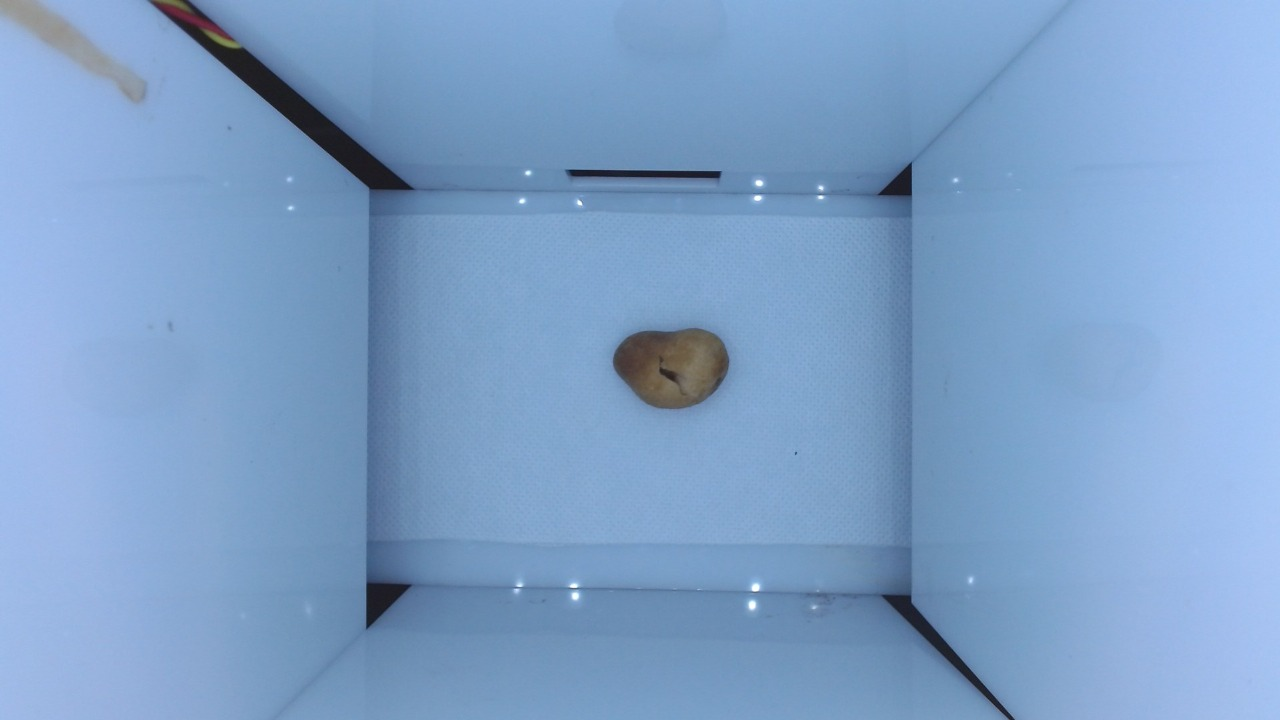
#> input picture API/uploads/test.jpeg, 1280 x 720 px
$ python -i feature_pipeline.py   (imports and definitions only)   (older library calls are emulated)
#> lines starting #> are read from the running program, lines starting #| are printed output that depends on the picture; after the words box and inside, x2 and y2 are one past the last pixel; in counts of white or black regions, pixels touching at a corner belong together
#> in extract_features_from_path, img_bgr is the input picture: shape (720, 1280, 3); mean B, G, R 200.2, 160.2, 126.3
# === API/feature_pipeline.py ===
import cv2
import numpy as np
from skimage.feature import graycomatrix, graycoprops, local_binary_pattern

# ---------------------------------------------------------
# 1. Preprocessing mirip batch_preprocessing.preprocess_mushroom_image
#    (dipakai untuk data baru: kamera / gambar mentah)
# ---------------------------------------------------------
def preprocess_mushroom_image_bgr(
    img_bgr,
    target_size=(256, 256),
    alpha=1.2,
    beta=20,
    lower_hsv=np.array([4, 34, 35]),
    upper_hsv=np.array([25, 255, 255]),
    min_area=500
):
    """
    Preprocessing jamur merang di background putih → segmentasi HSV,
    brightness/contrast, masking, hasil akhir jamur di atas background hitam.
    Input  : img_bgr (array BGR dari cv2 / webcam)
    Output : reconstructed_bgr, mask_filtered
    """
#> called with target_size = (256, 256), alpha = 1.2, beta = 20, lower_hsv = array of shape (3,), upper_hsv = array of shape (3,), min_area = 500
    if img_bgr is None:
        raise ValueError("img_bgr = None")

    # 1. Resize
    img_resized = cv2.resize(img_bgr, target_size)
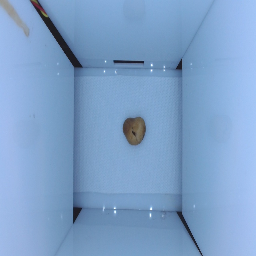
#> img_resized: shape (256, 256, 3); mean B, G, R 200.1, 160.1, 126.3

    # 2. Brightness / Contrast
    img_bright = cv2.convertScaleAbs(img_resized, alpha=alpha, beta=beta)
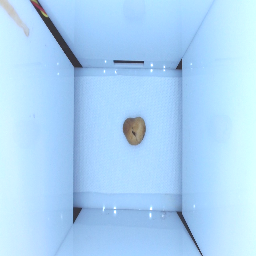
#> img_bright: shape (256, 256, 3); mean B, G, R 245.5, 212.1, 171.5

    # 3. HSV
    img_hsv = cv2.cvtColor(img_bright, cv2.COLOR_BGR2HSV)
#> img_hsv: shape (256, 256, 3); mean H, S, V 102.3, 77.3, 245.7

    # 4. Mask awal (range jamur)
    mask = cv2.inRange(img_hsv, lower_hsv, upper_hsv)
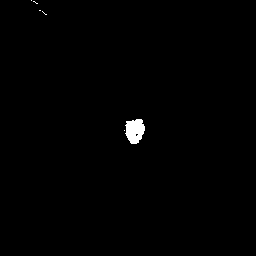
#> mask: shape (256, 256); 0.59% white; 6 white regions (5 under 20 px), largest, box (x1, y1, x2, y2) and area: (125, 119, 145, 144) 373

    # 5. Morphology Closing & Opening
    kernel = np.ones((5, 5), np.uint8)
    mask_closed = cv2.morphologyEx(mask, cv2.MORPH_CLOSE, kernel, iterations=2)
#> mask_closed: shape (256, 256); 0.63% white; 4 white regions (3 under 20 px), largest, box (x1, y1, x2, y2) and area: (124, 119, 145, 144) 387
    mask_opened = cv2.morphologyEx(mask_closed, cv2.MORPH_OPEN, kernel, iterations=1)
#> mask_opened: shape (256, 256); 0.59% white; 1 white region, box (x1, y1, x2, y2) and area: (125, 119, 145, 144) 386

    # 6. Connected Components Filtering (buang noise kecil)
    num_labels, labels, stats, _ = cv2.connectedComponentsWithStats(mask_opened, connectivity=8)
#> num_labels = 2; stats = [[0, 0, 256, 256, 65150], [125, 119, 20, 25, 386]]
    mask_filtered = np.zeros_like(mask_opened)

    for i in range(1, num_labels):
        if stats[i, cv2.CC_STAT_AREA] >= min_area:
            mask_filtered[labels == i] = 255
#> mask_filtered: shape (256, 256); every value is 0

    # 7. Rekonstruksi gambar (jamur saja, background hitam)
    reconstructed_bgr = cv2.bitwise_and(img_bright, img_bright, mask=mask_filtered)
#> reconstructed_bgr: shape (256, 256, 3); every value is 0

    return reconstructed_bgr, mask_filtered


# ---------------------------------------------------------
# 2. Ekstraksi fitur 35D (HARUS sama definisinya dengan Ekstraksi_Fitur.py)
# ---------------------------------------------------------
def extract_features_from_bgr(img_bgr):
    """
    Ekstraksi fitur 35 dimensi dari citra BGR jamur (sudah background hitam).
    Definisi fitur disamakan dengan Ekstraksi_Fitur.py (training).
    Return: features_dict (dict: nama_fitur -> nilai float)
    """
    if img_bgr is None:
        return None

    # Resize ke 256x256 (sama dengan training)
    img = cv2.resize(img_bgr, (256, 256))

    gray = cv2.cvtColor(img, cv2.COLOR_BGR2GRAY)
    hsv = cv2.cvtColor(img, cv2.COLOR_BGR2HSV)

    h, w = gray.shape
#> h = 256; w = 256

    # ===== MASK dari grayscale (gray > 10) + morphologi (training version) =====
    mask = np.where(gray > 10, 255, 0).astype("uint8")

    kernel = np.ones((3, 3), np.uint8)
    mask = cv2.morphologyEx(mask, cv2.MORPH_CLOSE, kernel, iterations=2)
    mask = cv2.morphologyEx(mask, cv2.MORPH_OPEN, kernel, iterations=1)

    # ===== SHAPE FEATURES =====
    contours, _ = cv2.findContours(mask, cv2.RETR_EXTERNAL, cv2.CHAIN_APPROX_SIMPLE)
#> contours = []
    if not contours:
        return None

    cnt = max(contours, key=cv2.contourArea)

    area = float(cv2.contourArea(cnt))
    perimeter = float(cv2.arcLength(cnt, True))
    circularity = (4 * np.pi * area) / (perimeter ** 2) if perimeter > 0 else 0

    x, y, w_box, h_box = cv2.boundingRect(cnt)
    aspect_ratio = w_box / h_box if h_box != 0 else 0

    hull = cv2.convexHull(cnt)
    hull_area = cv2.contourArea(hull)
    solidity = area / hull_area if hull_area > 0 else 0

    rect_area = w_box * h_box
    extent = area / rect_area if rect_area > 0 else 0

    # ===== HSV FEATURES (hanya piksel di area mask) =====
    hsv_pixels = hsv[mask > 0]

    if len(hsv_pixels) > 0:
        mean_h = float(np.mean(hsv_pixels[:, 0]))
        std_h = float(np.std(hsv_pixels[:, 0]))
        mean_s = float(np.mean(hsv_pixels[:, 1]))
        std_s = float(np.std(hsv_pixels[:, 1]))
        mean_v = float(np.mean(hsv_pixels[:, 2]))
        std_v = float(np.std(hsv_pixels[:, 2]))
    else:
        mean_h = std_h = mean_s = std_s = mean_v = std_v = 0.0

    dark_pct = float(np.sum(hsv[:, :, 2] < 50) / (h * w))

    # ===== GLCM FEATURES =====
    gray_masked = cv2.bitwise_and(gray, gray, mask=mask)

    if np.sum(mask) > 200:
        glcm = graycomatrix(
            gray_masked,
            distances=[1],
            angles=[0, np.pi / 4, np.pi / 2, 3 * np.pi / 4],
            levels=256,
            symmetric=True,
            normed=True
        )

        glcm_features = {}
        for i, angle in enumerate(["0", "45", "90", "135"]):
            glcm_features[f"glcm_contrast_{angle}"] = float(graycoprops(glcm, "contrast")[0][i])
            glcm_features[f"glcm_homogeneity_{angle}"] = float(graycoprops(glcm, "homogeneity")[0][i])
            glcm_features[f"glcm_energy_{angle}"] = float(graycoprops(glcm, "energy")[0][i])
    else:
        glcm_features = {k: 0.0 for k in [
            "glcm_contrast_0", "glcm_homogeneity_0", "glcm_energy_0",
            "glcm_contrast_45", "glcm_homogeneity_45", "glcm_energy_45",
            "glcm_contrast_90", "glcm_homogeneity_90", "glcm_energy_90",
            "glcm_contrast_135", "glcm_homogeneity_135", "glcm_energy_135"
        ]}

    # ===== LBP FEATURES =====
    if np.sum(mask) > 200:
        lbp = local_binary_pattern(gray_masked, P=8, R=1, method="uniform")
        lbp_masked = lbp[mask > 0]

        hist, _ = np.histogram(lbp_masked, bins=10, range=(0, 10), density=True)

        lbp_mean = float(np.mean(lbp_masked))
        lbp_std = float(np.std(lbp_masked))
        lbp_entropy = float(-np.sum(hist * np.log2(hist + 1e-10)))
        lbp_energy = float(np.sum(hist ** 2))

        hist_vals = hist[:6].tolist()
    else:
        lbp_mean = lbp_std = lbp_entropy = lbp_energy = 0.0
        hist_vals = [0.0] * 6

    # ===== KOMPILASI DICT FITUR (SAMA DENGAN CSV TRAINING) =====
    features_dict = {
        "area": area,
        "perimeter": perimeter,
        "circularity": circularity,
        "aspect_ratio": aspect_ratio,
        "solidity": solidity,
        "extent": extent,

        "mean_h": mean_h,
        "std_h": std_h,
        "mean_s": mean_s,
        "std_s": std_s,
        "mean_v": mean_v,
        "std_v": std_v,
        "dark_pct": dark_pct,

        **glcm_features,

        "lbp_mean": lbp_mean,
        "lbp_std": lbp_std,
        "lbp_entropy": lbp_entropy,
        "lbp_energy": lbp_energy,
        "lbp_hist_0": hist_vals[0],
        "lbp_hist_1": hist_vals[1],
        "lbp_hist_2": hist_vals[2],
        "lbp_hist_3": hist_vals[3],
        "lbp_hist_4": hist_vals[4],
        "lbp_hist_5": hist_vals[5],
    }

    return features_dict


# ---------------------------------------------------------
# 3. Wrapper: ekstraksi fitur langsung dari path gambar
# ---------------------------------------------------------
def extract_features_from_path(image_path):
    """
    Digunakan oleh API dan Prediksi offline:
    - Baca gambar dari path
    - Preprocess (segmen background putih → jamur)
    - Ekstraksi fitur 35D
    """
    img_bgr = cv2.imread(image_path)
    if img_bgr is None:
        raise FileNotFoundError(f"Gambar tidak ditemukan: {image_path}")

    # Untuk gambar raw (dari webcam / dataset mentah), pakai preprocessing penuh
    preprocessed_bgr, _ = preprocess_mushroom_image_bgr(img_bgr)
    features_dict = extract_features_from_bgr(preprocessed_bgr)

    return features_dict

>>> result = extract_features_from_path('uploads/test.jpeg')

$ run again, on API/uploads/A_001.jpg
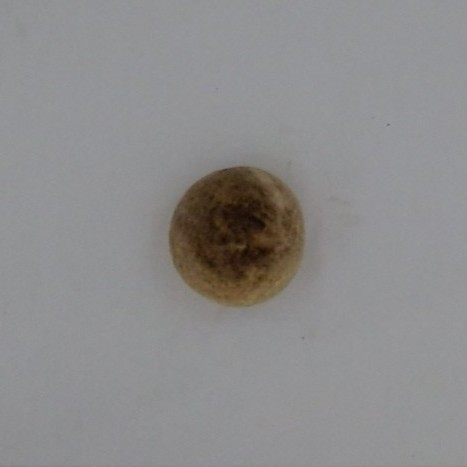
#> input picture API/uploads/A_001.jpg, 467 x 467 px
#> in extract_features_from_path, img_bgr is the input picture: shape (467, 467, 3); mean B, G, R 140.3, 139.9, 141
#> img_hsv: shape (256, 256, 3); mean H, S, V 99, 12.3, 192.1
#> in preprocess_mushroom_image_bgr, `mask = cv2.inRange(img_hsv, lower_hsv, upper_hsv)`:
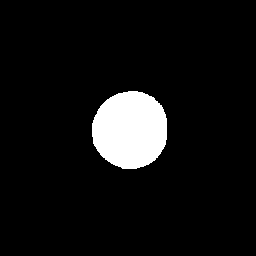
#> mask: shape (256, 256); 7.1% white; 1 white region, box (x1, y1, x2, y2) and area: (92, 91, 167, 169) 4674
#> labels: shape (256, 256) int32; values 0 (black) and 1 (white), 7.1% white; 1 white region
#> num_labels = 2; stats = [[0, 0, 256, 256, 60862], [92, 91, 75, 78, 4674]]
#> hsv: shape (256, 256, 3); mean H, S, V 1.1, 7.8, 8.5
#> contours = 1 contour; box (x1, y1, x2, y2) and area: (92, 91, 167, 169) 4562
#> cnt = contour of 115 points, box (x1, y1, x2, y2) (92, 91, 167, 169), area 4562
#> area = 4561.5
#> perimeter = 255.7
#> circularity = 0.877
#> x = 92; y = 91; w_box = 75; h_box = 78
#> aspect_ratio = 0.962
#> hull = contour of 34 points, box (x1, y1, x2, y2) (92, 91, 167, 169), area 4622
#> hull_area = 4621.5
#> solidity = 0.987
#> rect_area = 5850
#> extent = 0.78
#> mean_h = 15.92
#> std_h = 2.24
#> mean_s = 109.5
#> std_s = 25.91
#> mean_v = 119.3
#> std_v = 30.95
#> dark_pct = 0.929
#> after the loop in extract_features_from_bgr, `for i, angle in enumerate(["0", "45", "90", "135"]):`: glcm_features = 12 items
#> in extract_features_from_bgr, `lbp = local_binary_pattern(gray_masked, P=8, R=1, method="uniform")`:
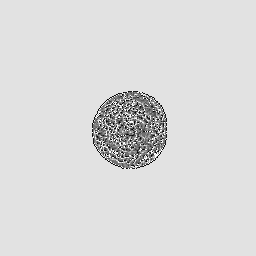
#> lbp: shape (256, 256) float64; min 0, max 9, mean 7.76; drawn with min black and max white
#> lbp_masked = 4674 values, max 9 at index 4, min 0 at index 0, mean 4.62
#> hist = [0.0509, 0.0738, 0.0605, 0.133, 0.197, 0.168, 0.0935, 0.0554, 0.0571, 0.11]
#> lbp_mean = 4.62
#> lbp_std = 2.49
#> lbp_entropy = 3.16
#> lbp_energy = 0.124
#> hist_vals = [0.0509, 0.0738, 0.0605, 0.133, 0.197, 0.168]
#> features_dict = 35 items

$ run again, on API/uploads/A_002.jpg
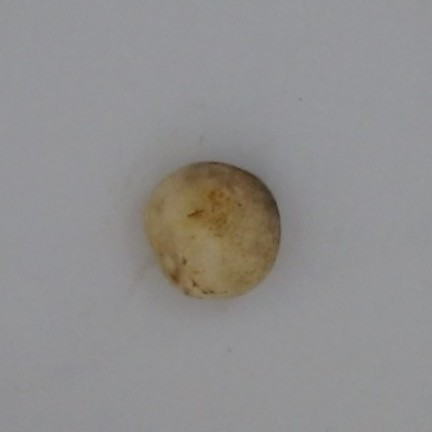
#> input picture API/uploads/A_002.jpg, 432 x 432 px
#> in extract_features_from_path, img_bgr is the input picture: shape (432, 432, 3); mean B, G, R 142.6, 143.1, 144.6
#> img_hsv: shape (256, 256, 3); mean H, S, V 98, 12.7, 196.6
#> in preprocess_mushroom_image_bgr, `mask = cv2.inRange(img_hsv, lower_hsv, upper_hsv)`:
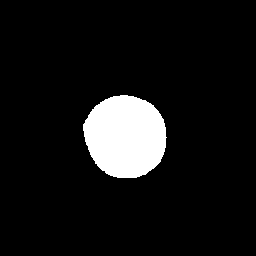
#> mask: shape (256, 256); 8.3% white; 1 white region, box (x1, y1, x2, y2) and area: (83, 95, 167, 178) 5435
#> mask_opened: shape (256, 256); 8.3% white; 1 white region, box (x1, y1, x2, y2) and area: (83, 95, 166, 178) 5434
#> labels: shape (256, 256) int32; values 0 (black) and 1 (white), 8.3% white; 1 white region
#> num_labels = 2; stats = [[0, 0, 256, 256, 60102], [83, 95, 83, 83, 5434]]
#> hsv: shape (256, 256, 3); mean H, S, V 1.6, 7.9, 14.1
#> contours = 1 contour; box (x1, y1, x2, y2) and area: (83, 95, 166, 178) 5313
#> cnt = contour of 116 points, box (x1, y1, x2, y2) (83, 95, 166, 178), area 5313
#> area = 5313
#> perimeter = 276.5
#> circularity = 0.874
#> x = 83; y = 95; w_box = 83
#> aspect_ratio = 1
#> hull = contour of 38 points, box (x1, y1, x2, y2) (83, 95, 166, 178), area 5388
#> hull_area = 5388
#> solidity = 0.986
#> rect_area = 6889
#> extent = 0.771
#> mean_h = 18.98
#> std_h = 1.61
#> mean_s = 95.3
#> std_s = 22.21
#> mean_v = 169.5
#> std_v = 18.89
#> dark_pct = 0.917
#> after the loop in extract_features_from_bgr, `for i, angle in enumerate(["0", "45", "90", "135"]):`: glcm_features = 12 items
#> in extract_features_from_bgr, `lbp = local_binary_pattern(gray_masked, P=8, R=1, method="uniform")`:
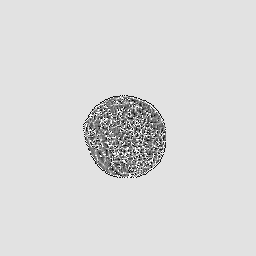
#> lbp: shape (256, 256) float64; min 0, max 9, mean 7.73; drawn with min black and max white
#> lbp_masked = 5434 values, max 9 at index 1, min 0 at index 0, mean 4.77
#> hist = [0.041, 0.0651, 0.057, 0.133, 0.192, 0.174, 0.0979, 0.0651, 0.0644, 0.11]
#> lbp_mean = 4.77
#> lbp_std = 2.44
#> lbp_entropy = 3.16
#> lbp_energy = 0.124
#> hist_vals = [0.041, 0.0651, 0.057, 0.133, 0.192, 0.174]
#> features_dict = 35 items
